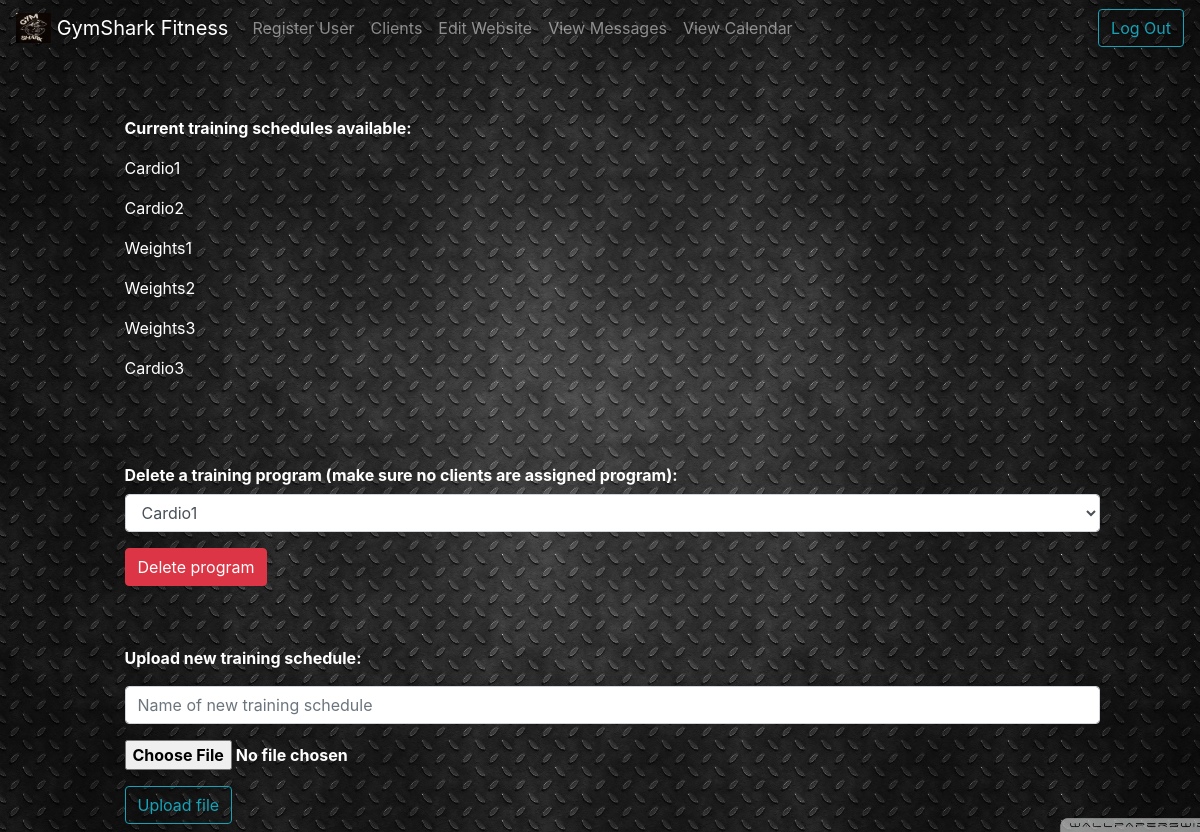
Page /coach/uploadprograms.php (signed in) on the committed database.
### tables this page shows
CREATE TABLE `PT_program_uploads` (
  `program_id` int(11) NOT NULL,
  `program_name` varchar(30) NOT NULL,
  `program_address` varchar(50) NOT NULL
);

### coach/uploadprograms.php (the view, shortened to what this page needs)
<?php
include("../connections/conn.php");
?>
<!DOCTYPE html>
<html>
<head>
    <link rel="stylesheet" href="https://stackpath.bootstrapcdn.com/bootstrap/4.4.1/css/bootstrap.min.css"
>
    <link href="../styles/mycss.css" rel="stylesheet">
</head>
<body>
    <div id="backgroundimages2">
        <nav class="navbar navbar-expand-lg navbar-dark bg-transparent">
            <a class="navbar-brand" href="coach.php">
                <img src="../imgs/logo1.jpg" width="35" height="30" class="d-inline-block align-top" alt="">
                GymShark Fitness
            </a>
            <div class="collapse navbar-collapse" id="navbarSupportedContent">
                <ul class="navbar-nav mr-auto">
                    <li class="nav-item">
                        <a class="nav-link" href="coachregisteruser.php">Register User</a>
                    </li>
                    <li class="nav-item">
                        <a class="nav-link" href="viewclients.php">Clients</a>
                    </li>
                    <li class="nav-item">
                        <a class="nav-link" href="editwebsite.php">Edit Website</a>
                    </li>
                    <li class="nav-item">
                        <a class="nav-link" href="viewmessages.php">View Messages</a>
                    </li>
                    <li class="nav-item">
                        <a class="nav-link" href="../calendar/coachcalendar.php">View Calendar</a>
                    </li>
                </ul>
                <form method='POST' action='../logout.php' class="form-inline">
                    <button class="btn btn-outline-info my-2 my-sm-0" type="submit">Log Out</button>
                </form>
            </div>
        </nav>
        <div id="firstrowtrainee" class="row">
            <div class="col-sm-1"></div>
            <div class="col-sm-10">
                <p class="font-weight-bold text-white">Current training schedules available: </p>
                <?php
                    $coaches = "SELECT * FROM PT_program_uploads";
                    $coachresult = $conn->query($coaches);
                    while($row=$coachresult->fetch_assoc()){
                        $nameofprogram = $row['program_name'];
                        echo "<p class='text-white'>$nameofprogram</p>";
                    }
                ?>
            </div>
            <div class="col-sm-1"></div>
        </div>
        <form method='POST' action="uploadprograms.php" enctype="multipart/form-data">
            <div id="firstrowtrainee" class="row">
                <div class="col-sm-1"></div>
                <div class="col-sm-10">
                <div class="form-group">
                            <label for="message-text" id="booking-title" class="col-form-label font-weight-bold text-white">Delete a training program (make sure no clients are assigned program):</label>
                            <select class="form-control" id="delete_program" name="delete_program">
                                <?php
                                    $query = "SELECT * FROM PT_program_uploads";
                                    $queryresult = $conn->query($query);
                                    while($row=$queryresult->fetch_assoc()){
                                        $nameofprogram = $row['program_name'];
                                        $programid = $row['program_id'];
                                        echo "<option value='$programid'>$nameofprogram</option>";
                                    }
                                ?>
                            </select>
                        </div>
                    <button type="submit" name="deletebtn" class="btn btn-danger">Delete program</button>
                </div>
                <div class="col-sm-1"></div>
            </div>
            <div id="firstrowtrainee" class="row">
                <div class="col-sm-1"></div>
                <div class="col-sm-10">
                    <p class="font-weight-bold text-white">Upload new training schedule: </p>
                    <p><input type='text' class='form-control' name='nameinput' placeholder='Name of new training schedule'></p>
                    <p><input name='myfileupload'  type='file' class='inputfile font-weight-bold text-white' /></p>
                    <button type="submit" class="btn btn-outline-info mb-2" name="uploadfilebtn">Upload file</button>
                </div>
                <div class="col-sm-1"></div>
            </div>
        </form>
</body>
</html>

### styles/mycss.css (style rules this page uses)
html,body { width: 100%; height: 100%; margin: 0px; padding: 0px; overflow-x: hidden; }
#backgroundimages2 { background-image: url("../imgs/background2.jpg"); background-position: center center; background-repeat:no-repeat; background-attachment: fixed; background-size: cover; background-color: #464646; }
#firstrowtrainee { padding-top: 5%; padding-left: 2%; }

### rows in the picture
pt_program_uploads: program_name "Cardio1"
pt_program_uploads: program_name "Cardio2"
pt_program_uploads: program_name "Weights1"
pt_program_uploads: program_name "Weights2"
pt_program_uploads: program_name "Weights3"
pt_program_uploads: program_name "Cardio3"

### other values in the picture
form field delete_program "Cardio1"
